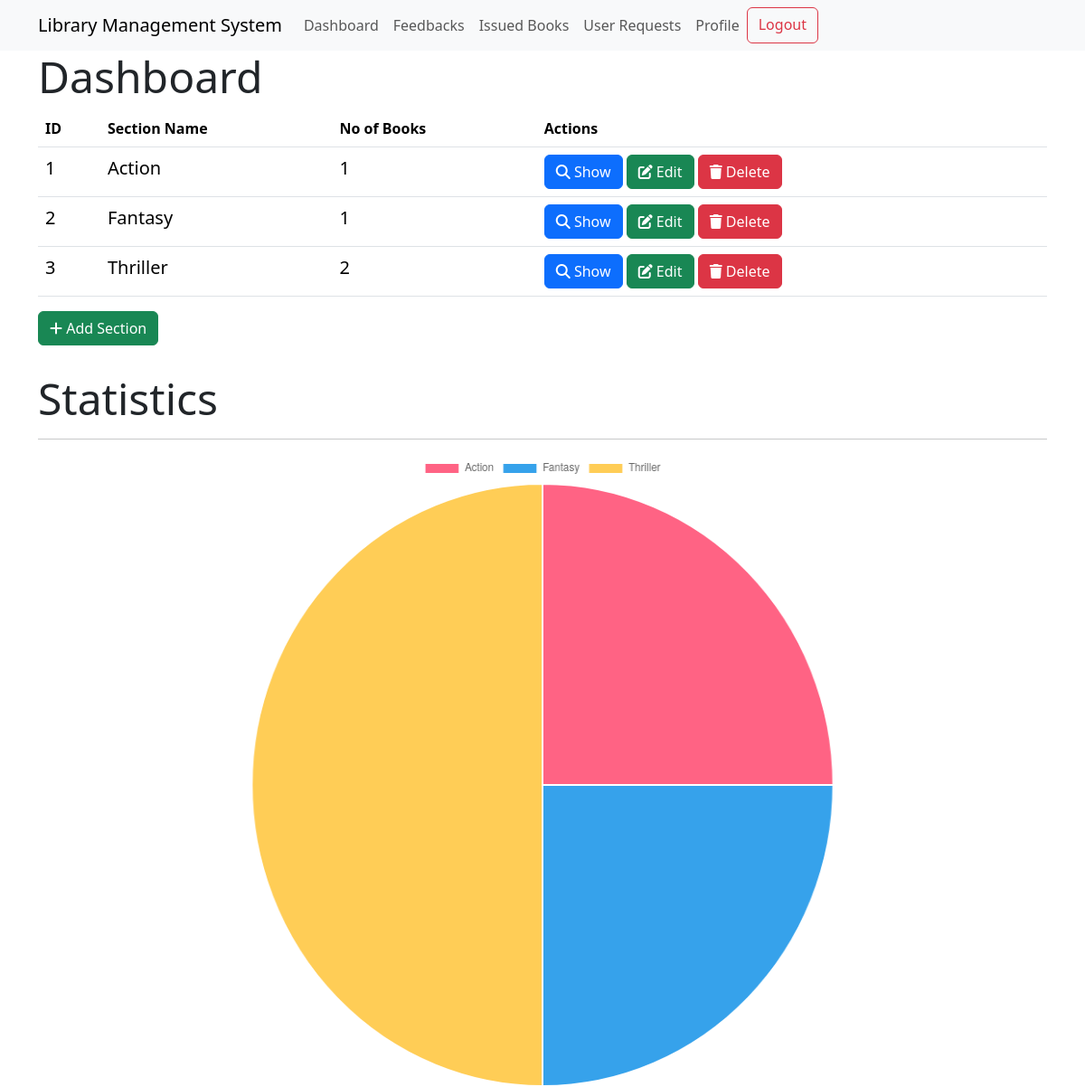
The page /admin (signed in) on the database its author committed.
### models.py (models this page shows)
class Section(db.Model):
    id = db.Column(db.Integer, primary_key=True)
    name = db.Column(db.String(32), nullable=False, unique=True)
    books = db.relationship(
        "Books", backref="section", lazy=True, cascade="all, delete-orphan"
    )

### routes.py (the view)
@app.route("/admin")
@admin_required
def admin():
    sections = Section.query.all()
    section_names = [section.name for section in sections]
    section_sizes = [len(section.books) for section in sections]
    return render_template(
        "admin.html",
        sections=sections,
        section_names=section_names,
        section_sizes=section_sizes,
    )

### routes.py (called while the page is built)
def admin_required(func):
    @wraps(func)
    def inner(*args, **kwargs):
        if "user_id" not in session:
            return redirect(url_for("login"))
        user = User.query.get(session["user_id"])
        if not user.is_admin:
            flash("You are not authorized to access this page")
            return redirect(url_for("index"))
        return func(*args, **kwargs)
    return inner

### templates/admin.html (shortened to what this page needs)
{% extends "layout.html" %}
{% block content %}
<h2 class="display-5">Dashboard</h2>
<table class="table">
    <thead>
        <tr>
            <th>ID</th>
            <th>Section Name</th>
            <th>No of Books</th>
            <th>Actions</th>
        </tr>
    </thead>
    <tbody>
        {% for section in sections %}
        <tr>
            <td class="font">{{section.id}}</td>
            <td class="font">{{section.name}}</td>
            <td class="font">{{section.books|length}}</td>
            <td>
                <a href="{{url_for('show_section', id=section.id)}}" class="btn btn-primary">
                    <i class="fas fa-search"></i>
                    Show
                </a>
                <a href="{{url_for('edit_section', id=section.id)}}" class="btn btn-success">
                    <i class="fas fa-edit"></i>
                    Edit
                </a>
                <a href="{{url_for('delete_section', id=section.id)}}" class="btn btn-danger">
                    <i class="fas fa-trash"></i>
                    Delete
                </a>
            </td>
        </tr>
        {% endfor %}
    </tbody>
</table>
<a href="{{url_for('add_section')}}" class="btn btn-success">
    <i class="fas fa-plus"></i>
    Add Section
</a>
<h2 class="display-5 margin">Statistics</h2>
<hr>
{% endblock %}
{% block script %}
<div>
    <canvas class="container" id="myChart"></canvas>
</div>
<script>
    const ctx = document.getElementById('myChart');
    new Chart(ctx, {
        type: 'pie', // Change the type to 'pie'
        data: {
            labels: {{ section_names | safe }},
        datasets: [{
            label: '# of Products',
            data: {{ section_sizes }},
        backgroundColor: [ // Add backgroundColor for each slice
            'rgb(255, 99, 132)',
            'rgb(54, 162, 235)',
            'rgb(255, 205, 86)'
            // Add more colors as needed
        ],
        hoverOffset: 4
        }]
    },
});
</script>
{% endblock %}

### templates/admin.html (style rules this page uses)
.font { font-size: 20px; }
.margin { margin-top: 30px; }
#myChart { width: 700px; height: 700px; }

### rows shown on the page
Section: id "1", name "Action", books|length "1"
Section: id "2", name "Fantasy", books|length "1"
Section: id "3", name "Thriller", books|length "2"

### other values the page prints
chart data {{ section_names | safe }} ['Action', 'Fantasy', 'Thriller']
chart data {{ section_sizes }} [1, 1, 2]
